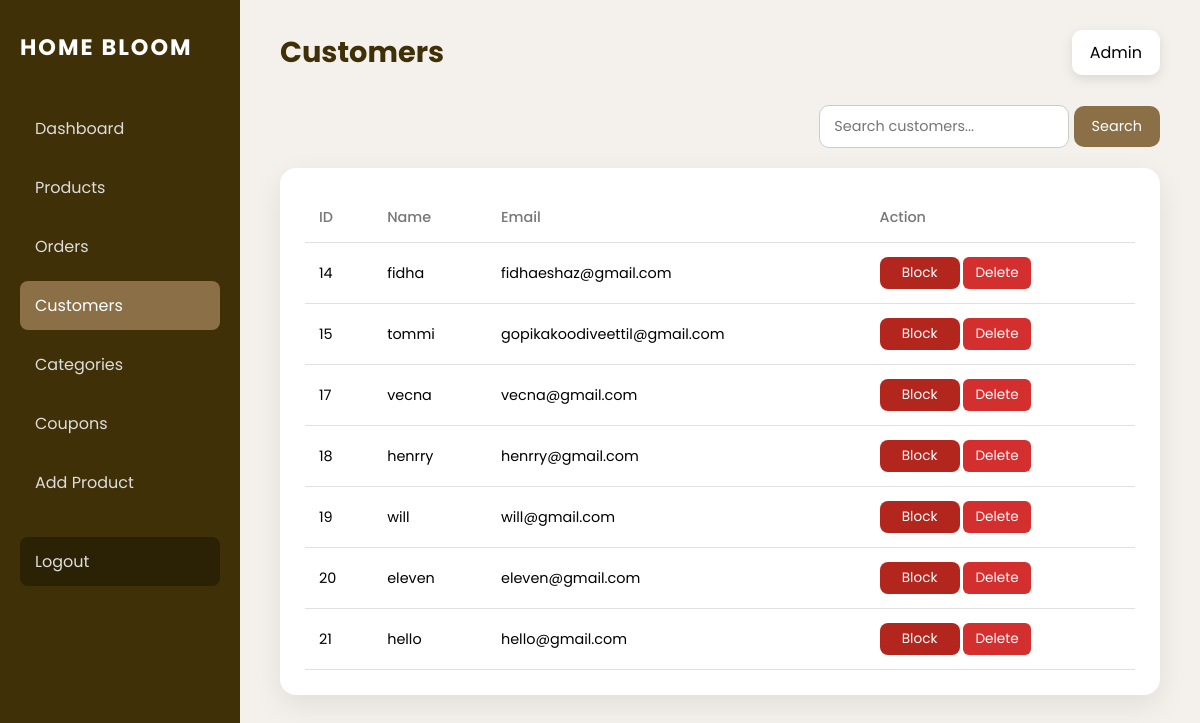
The page /admincutomer/ (signed in) on the database its author committed.
### bloom/models.py (models this page shows, shortened)
class User(AbstractUser):
    email = models.EmailField(unique=True)
    USERNAME_FIELD = "email"
    REQUIRED_FIELDS = ["username"]

### bloom/views.py (the view)
# urls.py: path('admincutomer/',views.admincustomer,name='admincustomer'),
@never_cache
@login_required(login_url="login")
def admincustomer(request):
    if not request.user.is_staff:
        return HttpResponseForbidden("Access denied")
    customers = User.objects.filter(is_staff=False)
    return render(request, "admincustomer.html", {
        "customers": customers
    })

### bloom/templates/admincustomer.html (shortened to what this page needs)
<!DOCTYPE html>
<html lang="en">
<head>
</head>
<body>
<div class="dashboard-wrapper">
    <aside class="sidebar">
        <h2 class="brand">HOME BLOOM</h2>
        <nav>
            <a href="{% url 'admindashboard' %}">Dashboard</a>
            <a href="{%url 'adminproduct'%}">Products</a>
            <a href="{% url 'adminorder' %}">Orders</a>
             <a href="{%url 'admincustomer'%}"class="active">Customers</a>
            <a href="{%url 'admincategory'%}">Categories</a>
            <a href="{%url 'admincoupon'%}">Coupons</a>
            <a href="{%url 'addproduct'%}">Add Product</a>
            <a href="/" class="logout">Logout</a>
        </nav>
    </aside>
    <main class="main-content">
        <div class="top-bar">
            <h1>Customers</h1>
            <div class="admin-info">Admin</div>
        </div>
        <div class="search-wrapper">
            <form method="get" action="{% url 'admincustomer' %}">
                <input type="text" name="q" placeholder="Search customers..." class="search-input">
                <button type="submit" class="search-btn">Search</button>
            </form>
        </div>
        <div class="table-wrapper">
            <table>
                <thead>
                    <tr>
                        <th>ID</th>
                        <th>Name</th>
                        <th>Email</th>
                        <th>Action</th>
                    </tr>
                </thead>
                <tbody>
    {% for user in customers %}
    <tr>
        <td>{{ user.id }}</td>
        <td>{{ user.username }}</td>
        <td>{{ user.email }}</td>
        <td>
    <div class="block-toggle">
        <label for="block{{ user.id }}"></label>
    </div>
  <form action="{% url 'delete_customer' user.id %}" method="post" style="display:inline;">
    <button type="submit" class="delete-btn">Delete</button>
</form>
</td>
    </tr>
    {% empty %}
    <tr>
        <td colspan="4">No customers found</td>
    </tr>
    {% endfor %}
</tbody>
            </table>
        </div>
    </main>
</div>
</body>
</html>

### bloom/templates/admincustomer.html (style rules this page uses)
* { margin:0; padding:0; box-sizing:border-box; font-family:'Poppins', sans-serif; }
body { background:#f4f1ec; }
.dashboard-wrapper { display:flex; min-height:100vh; }
.sidebar { width:240px; background:#3f3007; color:#fff; padding:30px 20px; }
.brand { font-size:1.4rem; letter-spacing:2px; margin-bottom:40px; }
.sidebar nav a { display:block; color:#ddd; text-decoration:none; padding:12px 15px; border-radius:8px; margin-bottom:10px; }
.sidebar nav a:hover, .sidebar nav a.active { background:#8B6F47; color:#fff; }
.logout { margin-top:30px; background:#2b2205; }
.main-content { flex:1; padding:30px 40px; }
.top-bar { display:flex; justify-content:space-between; align-items:center; margin-bottom:30px; }
.top-bar h1 { font-size:1.8rem; color:#3f3007; }
.admin-info { background:#fff; padding:10px 18px; border-radius:10px; box-shadow:0 4px 12px rgba(0,0,0,.1); }
.search-wrapper { margin-bottom:20px; display:flex; justify-content:flex-end; gap:10px; }
.search-input { padding:10px 14px; border-radius:10px; border:1px solid #ccc; font-size:0.9rem; width:250px; }
.search-btn { padding:10px 18px; border-radius:10px; border:none; background:#8B6F47; color:#fff; font-size:0.9rem; cursor:pointer; }
.table-wrapper { background:#fff; border-radius:16px; padding:25px; box-shadow:0 10px 30px rgba(0,0,0,.08); overflow-x:auto; }
table { width:100%; border-collapse:collapse; min-width:800px; }
th,td { padding:14px; text-align:left; border-bottom:1px solid #e0e0e0; font-size:0.9rem; }
th { color:#777; font-weight:500; }
.block-toggle { display:inline-block; position:relative; }
.block-toggle label { display:inline-block; min-width:80px; text-align:center; padding:6px 12px; border-radius:8px; cursor:pointer; background:#b3261e; color:#fff; font-size:0.85rem; transition:0.3s; }
.block-toggle label::after { content:"Block"; }
.delete-btn { background-color: #d32f2f; color: #fff; border: none; padding: 6px 12px; border-radius: 6px; cursor: pointer; font-size: 0.85rem; transition: background 0.3s; }

### rows shown on the page
User: id "14", username "fidha", email "fidhaeshaz@gmail.com"
User: id "15", username "tommi", email "gopikakoodiveettil@gmail.com"
User: id "17", username "vecna", email "vecna@gmail.com"
User: id "18", username "henrry", email "henrry@gmail.com"
User: id "19", username "will", email "will@gmail.com"
User: id "20", username "eleven", email "eleven@gmail.com"
User: id "21", username "hello", email "hello@gmail.com"
